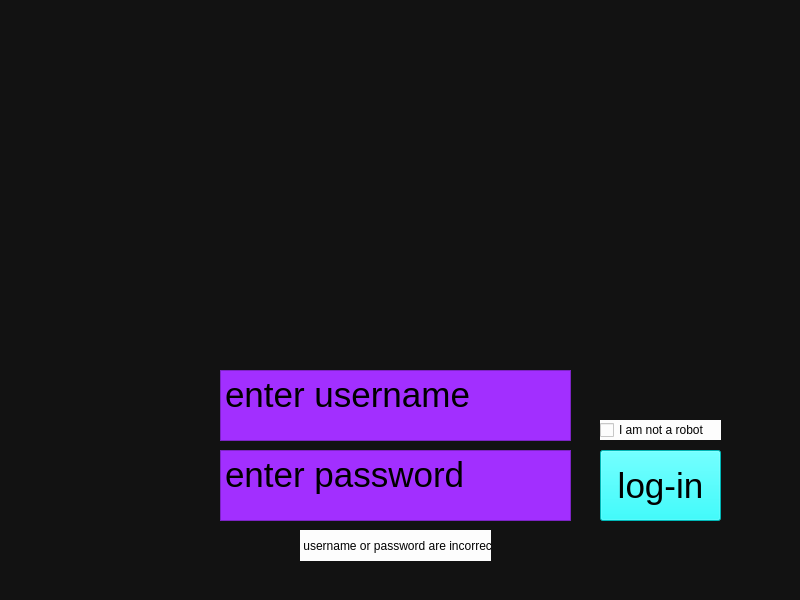
<?xml version="1.0" encoding="UTF-8"?>
<ui version="4.0">
 <class>MainWindow</class>
 <widget class="QMainWindow" name="MainWindow">
  <property name="geometry">
   <rect>
    <x>0</x>
    <y>0</y>
    <width>800</width>
    <height>600</height>
   </rect>
  </property>
  <property name="windowTitle">
   <string>MainWindow</string>
  </property>
  <property name="styleSheet">
   <string notr="true">background-color:rgb(18, 18, 18);
</string>
  </property>
  <widget class="QWidget" name="centralwidget">
   <widget class="QLabel" name="label">
    <property name="geometry">
     <rect>
      <x>40</x>
      <y>-20</y>
      <width>721</width>
      <height>381</height>
     </rect>
    </property>
    <property name="text">
     <string>&lt;html&gt;&lt;head/&gt;&lt;body&gt;&lt;p&gt;&lt;img src=&quot;:/photos2/logo.png&quot;/&gt;&lt;/p&gt;&lt;/body&gt;&lt;/html&gt;</string>
    </property>
    <property name="pixmap">
     <pixmap>:/photos/gamelogo.png</pixmap>
    </property>
   </widget>
   <widget class="QTextEdit" name="username_2">
    <property name="geometry">
     <rect>
      <x>220</x>
      <y>450</y>
      <width>351</width>
      <height>71</height>
     </rect>
    </property>
    <property name="styleSheet">
     <string notr="true">;background-color: rgb(162, 47, 255);
font: 75 8pt &quot;Magneto&quot;; font-size: 35px;height: 20px;width: 45px;</string>
    </property>
    <property name="html">
     <string>&lt;!DOCTYPE HTML PUBLIC &quot;-//W3C//DTD HTML 4.0//EN&quot; &quot;http://www.w3.org/TR/REC-html40/strict.dtd&quot;&gt;
&lt;html&gt;&lt;head&gt;&lt;meta name=&quot;qrichtext&quot; content=&quot;1&quot; /&gt;&lt;style type=&quot;text/css&quot;&gt;
p, li { white-space: pre-wrap; }
&lt;/style&gt;&lt;/head&gt;&lt;body style=&quot; font-family:'Magneto'; font-size:35px; font-weight:72; font-style:normal;&quot;&gt;
&lt;p style=&quot; margin-top:0px; margin-bottom:0px; margin-left:0px; margin-right:0px; -qt-block-indent:0; text-indent:0px;&quot;&gt;&lt;span style=&quot; font-size:35px;&quot;&gt;enter password&lt;/span&gt;&lt;/p&gt;&lt;/body&gt;&lt;/html&gt;</string>
    </property>
   </widget>
   <widget class="QTextEdit" name="username">
    <property name="geometry">
     <rect>
      <x>220</x>
      <y>370</y>
      <width>351</width>
      <height>71</height>
     </rect>
    </property>
    <property name="styleSheet">
     <string notr="true">;background-color: rgb(162, 47, 255);
font: 75 8pt &quot;Magneto&quot;; font-size: 35px;height: 20px;width: 45px;
</string>
    </property>
    <property name="html">
     <string>&lt;!DOCTYPE HTML PUBLIC &quot;-//W3C//DTD HTML 4.0//EN&quot; &quot;http://www.w3.org/TR/REC-html40/strict.dtd&quot;&gt;
&lt;html&gt;&lt;head&gt;&lt;meta name=&quot;qrichtext&quot; content=&quot;1&quot; /&gt;&lt;style type=&quot;text/css&quot;&gt;
p, li { white-space: pre-wrap; }
&lt;/style&gt;&lt;/head&gt;&lt;body style=&quot; font-family:'Magneto'; font-size:35px; font-weight:72; font-style:normal;&quot;&gt;
&lt;p style=&quot; margin-top:0px; margin-bottom:0px; margin-left:0px; margin-right:0px; -qt-block-indent:0; text-indent:0px;&quot;&gt;&lt;span style=&quot; font-size:35px;&quot;&gt;enter username&lt;/span&gt;&lt;/p&gt;&lt;/body&gt;&lt;/html&gt;</string>
    </property>
   </widget>
   <widget class="QPushButton" name="pushButton">
    <property name="geometry">
     <rect>
      <x>600</x>
      <y>450</y>
      <width>121</width>
      <height>71</height>
     </rect>
    </property>
    <property name="styleSheet">
     <string notr="true">background-color: rgb(0, 255, 255);
font: 75 8pt &quot;Magneto&quot;; font-size: 35px;height: 20px;width: 45px;
</string>
    </property>
    <property name="text">
     <string>log-in</string>
    </property>
   </widget>
   <widget class="QCheckBox" name="checkBox">
    <property name="geometry">
     <rect>
      <x>600</x>
      <y>420</y>
      <width>121</width>
      <height>20</height>
     </rect>
    </property>
    <property name="styleSheet">
     <string notr="true">;background-color: rgb(253, 253, 253);</string>
    </property>
    <property name="text">
     <string>I am not a robot</string>
    </property>
   </widget>
   <widget class="QLabel" name="label_2">
    <property name="geometry">
     <rect>
      <x>300</x>
      <y>530</y>
      <width>191</width>
      <height>31</height>
     </rect>
    </property>
    <property name="styleSheet">
     <string notr="true">;background-color: rgb(253, 253, 253);</string>
    </property>
    <property name="text">
     <string> username or password are incorrect!</string>
    </property>
   </widget>
  </widget>
  <widget class="QMenuBar" name="menubar">
   <property name="geometry">
    <rect>
     <x>0</x>
     <y>0</y>
     <width>800</width>
     <height>21</height>
    </rect>
   </property>
  </widget>
  <widget class="QStatusBar" name="statusbar"/>
 </widget>
 <resources>
  <include location="image_resource.qrc"/>
 </resources>
 <connections/>
</ui>
